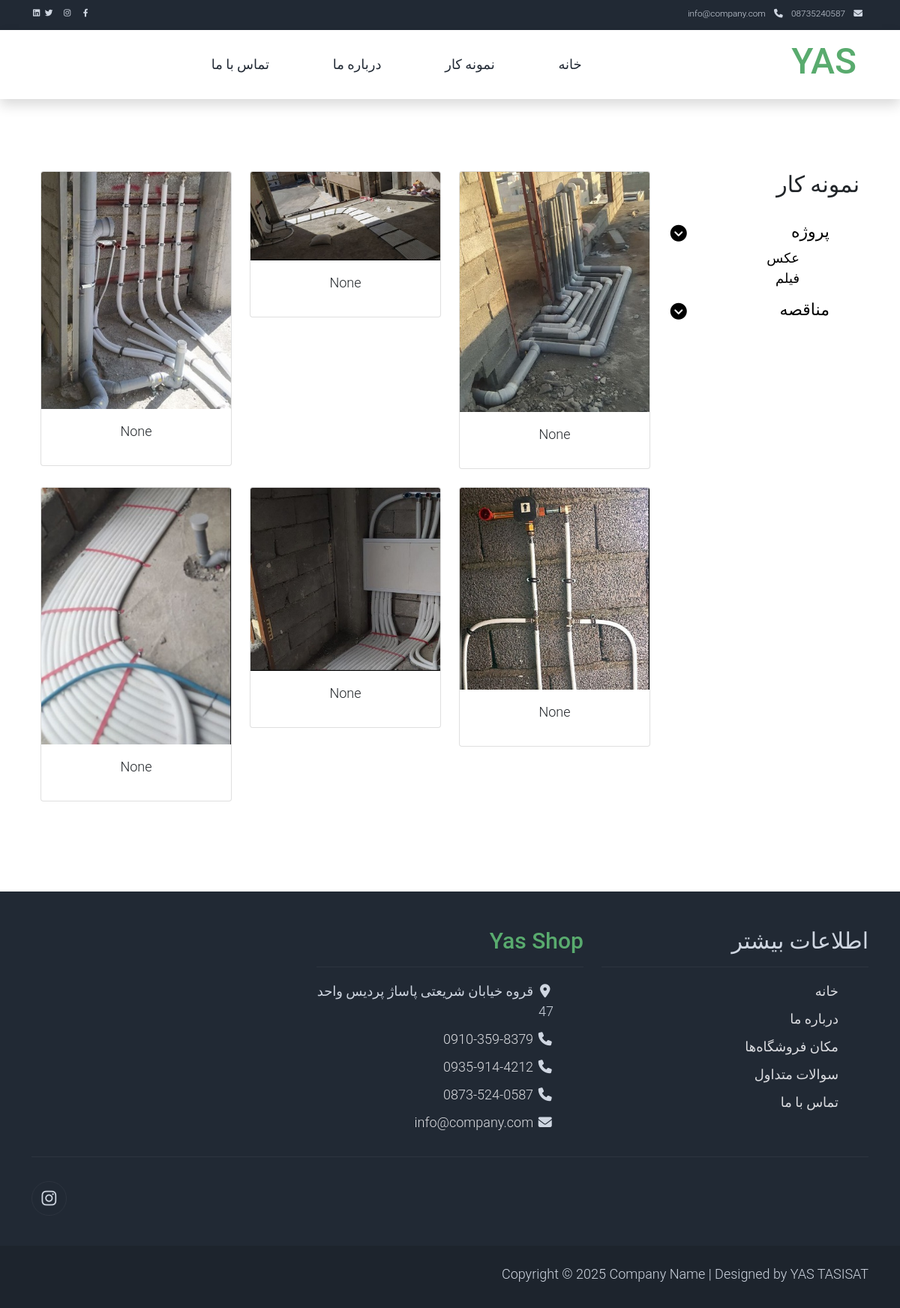
The page /sample/?cat=monaghese&type=photo on the database its author committed.
### shop/models.py (models this page shows, shortened)
class MediaItem(models.Model):
    MEDIA_TYPE_CHOICES = (
        ('photo', 'عکس'),
        ('video', 'فیلم'),
    )
    category = models.ForeignKey(Category, on_delete=models.CASCADE)
    media_type = models.CharField(max_length=10, choices=MEDIA_TYPE_CHOICES)
    file = models.FileField(upload_to='gallery/')
    title = models.CharField(max_length=200, blank=True, null=True)

### shop/views.py (the view)
# urls.py: path('sample/', views.sample_view, name='sample'),
def sample_view(request):
    category = request.GET.get('cat')       # project OR monaghese
    media_type = request.GET.get('type')    # photo OR video
    items = MediaItem.objects.all()
    if category:
        items = items.filter(category__name=category)
    if media_type:
        items = items.filter(media_type=media_type)
    return render(request, 'catalog/sample.html', {
        'items': items,
    })

### shop/templates/catalog/sample.html (shortened to what this page needs)
{% extends 'catalog/base.html' %}
{% block content %}
{% load static %}
<body>
<div class="container py-5">
    <div class="row">
        <div class="col-lg-3">
            <h1 class="h2 pb-4">نمونه کار</h1>
            <ul class="list-unstyled templatemo-accordion">
                <li class="pb-3">
                    <a class="collapsed d-flex justify-content-between h3 text-decoration-none" href="#"
                       data-bs-toggle="collapse" data-bs-target="#collapseGender">
                        پروژه
                        <i class="fa fa-fw fa-chevron-circle-down mt-1"></i>
                    </a>
                    <ul id="collapseGender" class="collapse show list-unstyled pl-3">
                        <li><a class="text-decoration-none" href="{% url 'sample' %}?cat=project&type=photo">عکس</a>
                        </li>
                        <li><a class="text-decoration-none" href="{% url 'sample' %}?cat=project&type=video">فیلم</a>
                        </li>
                    </ul>
                </li>
                <li class="pb-3">
                    <a class="collapsed d-flex justify-content-between h3 text-decoration-none" href="#"
                       data-bs-toggle="collapse" data-bs-target="#collapseSale">
                        مناقصه
                        <i class="fa fa-fw fa-chevron-circle-down mt-1"></i>
                    </a>
                </li>
            </ul>
        </div>
  <div class="col-lg-9">
    <div class="row">
        {% for item in items %}
        <div class="col-md-4 mb-4">
            <div class="card">
                {% if item.media_type == 'photo' %}
                    <img src="{{ item.file.url }}" class="card-img-top">
                {% else %}
                    <video controls class="w-100">
                        <source src="{{ item.file.url }}" type="video/mp4">
                    </video>
                {% endif %}
                <div class="card-body text-center">
                    <p>{{ item.title }}</p>
                </div>
            </div>
        </div>
        {% endfor %}
    </div>
</div>
    </div>
</div>
{% endblock %}

### shop/templates/static/catalog/assets/css/templatemo.css (style rules this page uses)
body, ul, li, p, a, label, input, div { font-family: 'Roboto', sans-serif; font-size: 18px !important; font-weight: 300 !important; }
.h2 { font-family: 'Roboto', sans-serif; font-size: 30px !important; font-weight: 300; }
.h3 { font-family: 'Roboto', sans-serif; font-size: 22px !important; }
.templatemo-accordion a { color: #000; }

### rows shown on the page
MediaItem: file (picture), title "None"
MediaItem: file (picture), title "None"
MediaItem: file (picture), title "None"
MediaItem: file (picture), title "None"
MediaItem: file (picture), title "None"
MediaItem: file (picture), title "None"
